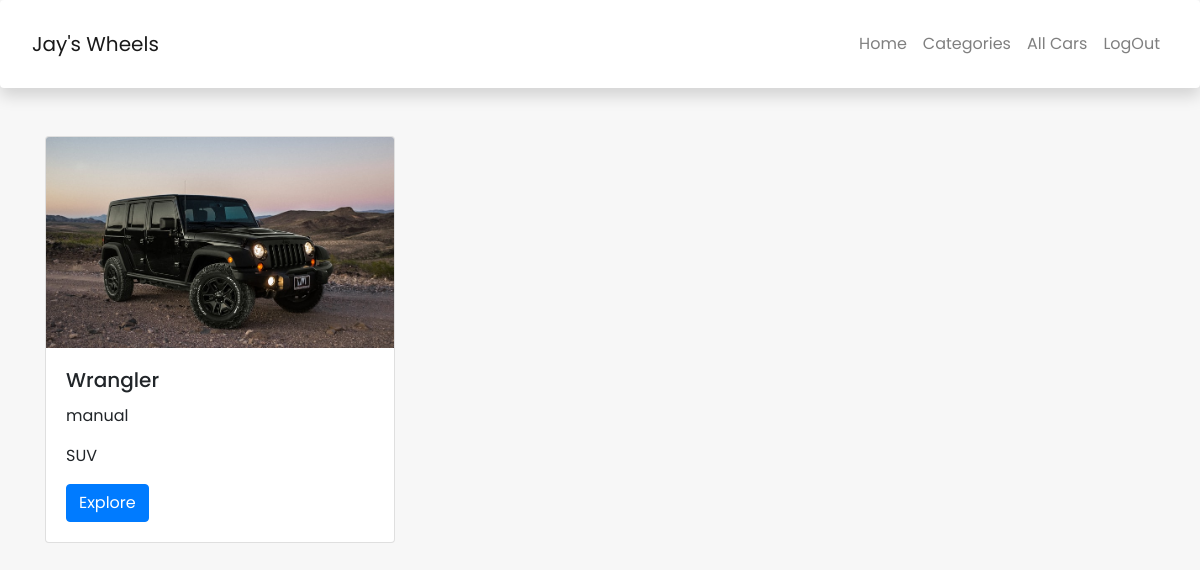
Screenshot of /cars/ (signed in) with the database file from the repository.
### cars/models.py (models this page shows, shortened)
class Car(models.Model):
    image = models.ImageField(upload_to='images/cars/')
    make = models.CharField(null=False, blank=False, max_length=30)
    model = models.CharField(null=False, blank=False, max_length=30)
    year = models.IntegerField(null=False, blank=False)
    transmission = models.CharField(null=False, blank=False, max_length=30)
    category = models.ForeignKey(Category, on_delete=models.CASCADE)

### categories/models.py (models this page shows, shortened)
class Category(models.Model):
    name = models.CharField(null=False, blank=False, max_length=20)
    description = models.TextField(null=False, blank=False, max_length=120)
    image = models.ImageField(upload_to='images/')
    def __str__(self):
        return self.name

### cars/views.py (the view)
# urls.py: path('cars/', CarListView.as_view(), name='car_list'),
class CarListView(ListView):
    model = Car
    template_name = 'car_list.html'

### templates/car_list.html
{% extends 'base.html' %}
{% block content %}
<section>
    <div class="container">
        <div class="row">
            {% for car in object_list %}
            <div class="col col-sm-4">
                <div class="card">
                    <img src="{{ car.image.url }}" class="card-img-top" alt="..." />
                    <div class="card-body" ">
                      <h5 class="card-title">{{ car.model }}</h5>
                      <p class="card-text">{{ car.transmission }}</p>
                      <p class="card-text">{{ car.category }}</p>
                      <a href="{% url 'car_detail' car.id %}" class="btn btn-primary">Explore</a>
                    </div>
                </div>
            </div>
            {% endfor %}
        </div>
    </div>
</section>
{% endblock  %}

### templates/base.html (style rules this page uses)
* { margin: 0; padding: 0; font-family: "Poppins", sans-serif; }
body { background-color: #f7f7f7; }

### rows the page displays
Car: image (picture), model "Wrangler", transmission "manual", category "SUV"
